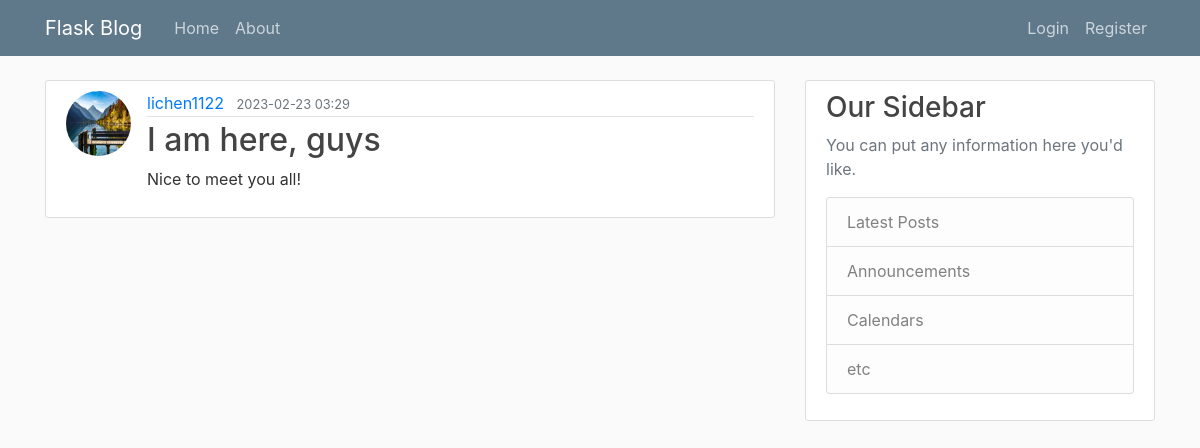
The page /post/2 on the database as committed earlier.
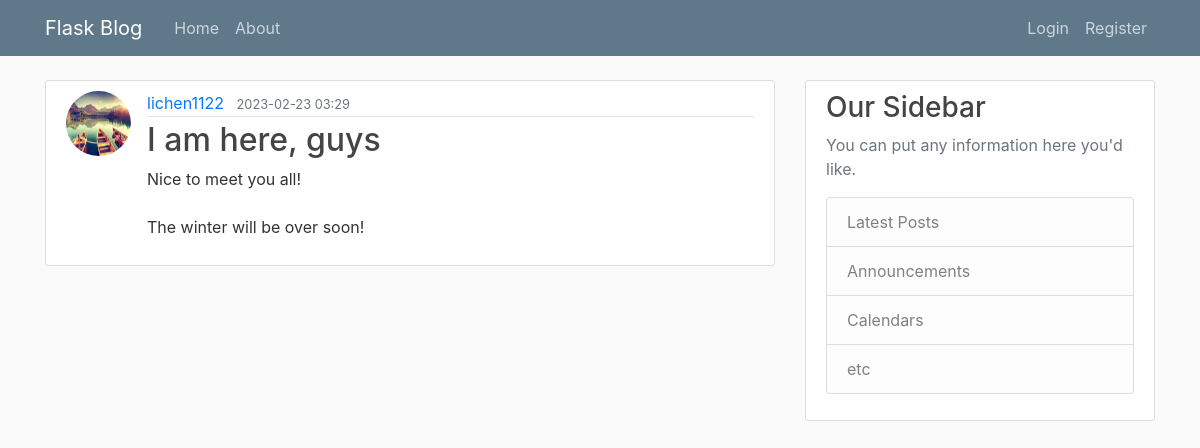
The same page on the database as committed later.
### flaskblog/models.py (models this page shows, shortened)
class User(db.Model, UserMixin):
    id = db.Column(db.Integer, primary_key = True )
    username = db.Column(db.String(20), unique=True, nullable=False)
    email = db.Column(db.String(120), unique=True, nullable=False)
    image_file = db.Column(db.String(20), nullable=False, default='default.jpg')
    password = db.Column(db.String(60), nullable=False)
    posts = db.relationship('Post', back_populates='author', lazy=True)

class Post(db.Model):
    id = db.Column(db.Integer, primary_key=True)
    title = db.Column(db.String(100), nullable=False)
    date_posted = db.Column(db.DateTime, nullable=False, default=datetime.utcnow())
    content = db.Column(db.Text, nullable=False)
    author_id = db.Column(db.Integer, db.ForeignKey("user.id"), nullable=False)
    author = db.relationship('User', back_populates='posts', lazy=True)

### flaskblog/posts/routes.py (the view)
@posts.route("/post/<int:post_id>", methods = ['GET', 'POST', 'PUT'])
def post(post_id):
    post = Post.query.get_or_404(post_id)
    return render_template('post.html', title=post.title, post=post, legend='new_post')

### flaskblog/templates/post.html (shortened to what this page needs)
{% extends "layout.html" %}
{% block content %}
    <article class="media content-section">
        <img class= "rounded-circle article-img" src="{{ url_for('static',filename='profile_pics/'+post.author.image_file) }}" alt="{{ post.author.username }}">
      <div class="media-body">
        <div class="article-metadata">
          <a class="mr-2" href="{{ url_for('users.user_posts', username=post.author.username) }}">{{ post.author.username }}</a>
          <small class="text-muted">{{ post.date_posted.strftime("%Y-%m-%d %H:%M") }}</small>
        </div>
        <h2 class="article-title">{{ post.title }}</h2>
        <p class="article-content">{{ post.content }}</p>
      </div>
    </article>
{% endblock content %}

Rows that differ between the two databases and show on the page:
changed User "lichen1122": image_file: a different picture
changed Post "I am here, guys": content "Nice to meet you all!" → "Nice to meet you all! The winter will be over soon!"
